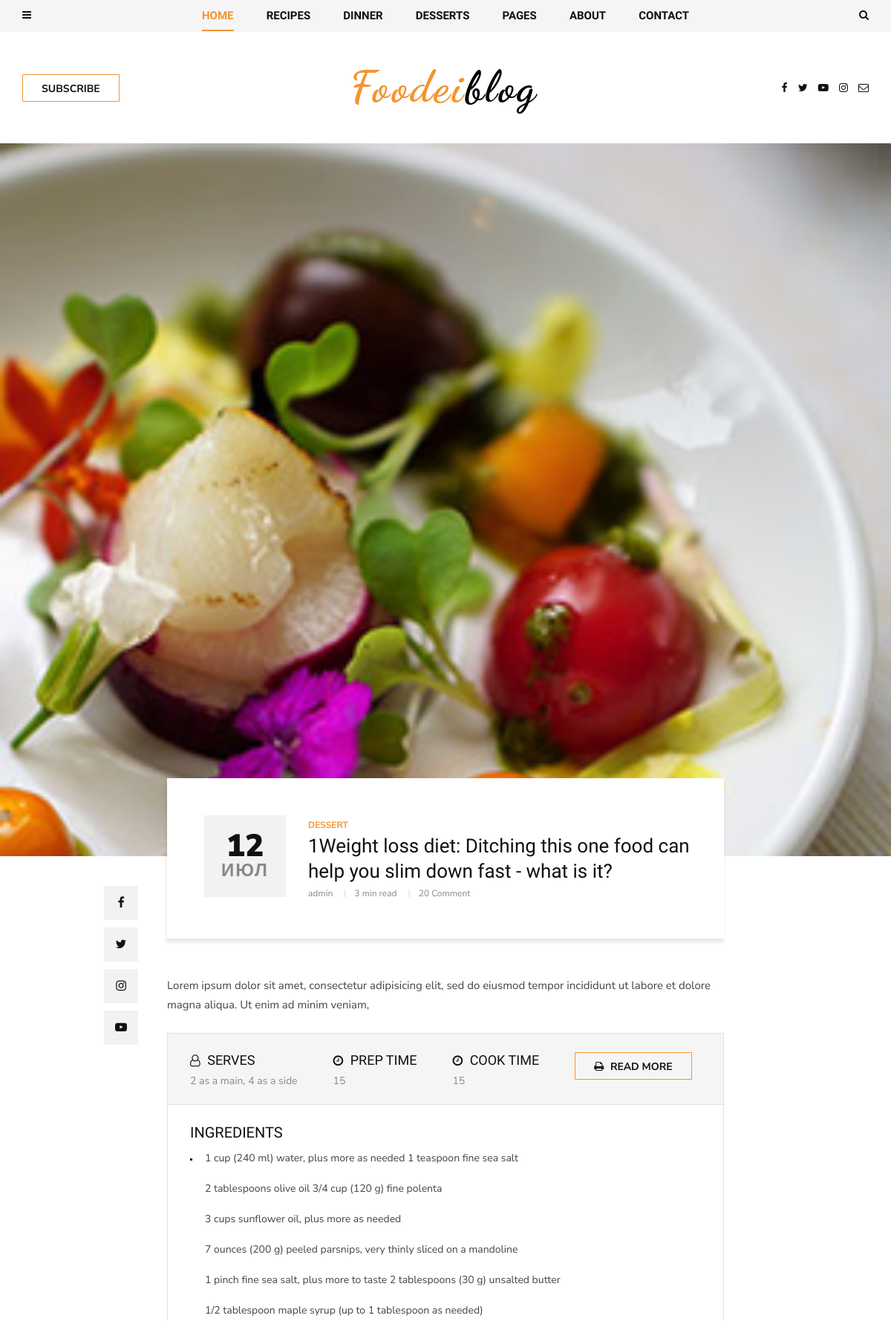
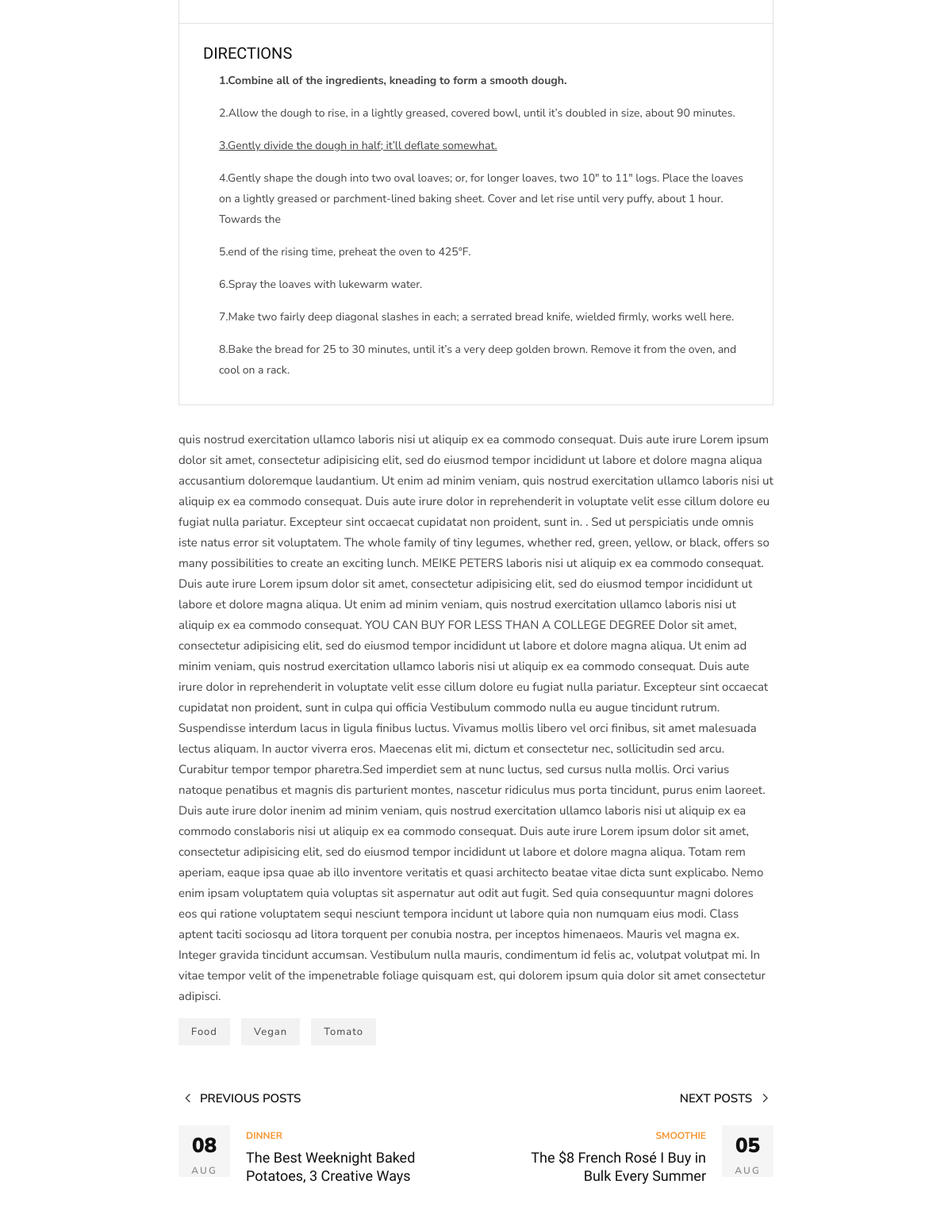
Page /dessert/food_vefon1/ (upper part) on the committed database (2 pictures, top to bottom).
### blog/models.py (models this page shows, shortened)
class Post(models.Model):
    title = models.CharField(max_length=200)
    author = models.ForeignKey(User, related_name='posts', on_delete=models.CASCADE)
    image = models.ImageField(upload_to='media/dishes/')
    text = models.TextField()
    slug = models.SlugField(max_length=200, null=True, blank=True)
    category = models.ForeignKey(
        Category,
        related_name='post',
        on_delete=models.SET_NULL,
        null=True
    )
    tags = models.ManyToManyField(Tag, related_name='tags')
    create_at = models.DateTimeField(auto_now_add=True)

class Category(MPTTModel):
    name = models.CharField(max_length=100)
    slug = models.SlugField()
    parent = TreeForeignKey(
        'self',
        related_name='children',
        on_delete=models.SET_NULL,
        null=True,
        blank=True
    )
    class MPTTMeta:
        order_insertion_by = ['name']
    def __str__(self):
        return self.name

class Recipe (models.Model):
    name = models.CharField(max_length=100)
    serves = models.CharField(max_length=50)
    ingredients = RichTextField()
    directions = RichTextField()
    prep_time = models.PositiveIntegerField(default = 0)
    cook_time = models.PositiveIntegerField(default = 0)
    post = models.ForeignKey(Post,  verbose_name="recipe", on_delete=models.SET_NULL, null=True, blank=True)

class Tag(models.Model):
    name = models.CharField(max_length=100)
    slug = models.SlugField(max_length=100)

### blog/views.py (the view)
# urls.py: path('<slug:slug>/<slug:post_slug>/', views.PostDetailView.as_view(), name="post_single"),
class PostDetailView(DetailView):
    model = Post
    slug_url_kwarg ='post_slug'
    context_object_name = 'post'

### blog/templates/blog/post_detail.html (shortened to what this page needs)
{% extends 'base.html' %}
{% block content %}
    <section class="single-post spad">
        <div class="single-post__hero set-bg" data-setbg="{{post.image.url}}"></div>
        <div class="container">
            <div class="row d-flex justify-content-center">
                <div class="col-lg-8">
                    <div class="single-post__title">
                        <div class="single-post__title__meta">
                            <h2>{{post.create_at|date:"d"}} </h2>
                            <span>{{post.create_at|date:"M"}}</span>
                        </div>
                        <div class="single-post__title__text">
                            <ul class="label">
                                <li>{{post.category}}</li>
                            </ul>
                            <h4>{{post.title}}</h4>
                            <ul class="widget">
                                <li>{{post.author}}</li>
                                <li>3 min read</li>
                                <li>20 Comment</li>
                            </ul>
                        </div>
                    </div>
                    <div class="single-post__social__item">
                        <ul>
                            <li><a href="#"><i class="fa fa-facebook"></i></a></li>
                            <li><a href="#"><i class="fa fa-twitter"></i></a></li>
                            <li><a href="#"><i class="fa fa-instagram"></i></a></li>
                            <li><a href="#"><i class="fa fa-youtube-play"></i></a></li>
                        </ul>
                    </div>
                    <div class="single-post__top__text">
                        <p>{{post.text|slice:":150"}} </p>
                    </div>
                    {% for recipe in post.recipe_set.all %}
                    <div class="single-post__recipe__details">
                        <div class="single-post__recipe__details__option">
                            <ul>
                                <li>
                                    <h5><i class="fa fa-user-o"></i> SERVES</h5>
                                    <span>{{recipe.serves}}</span>
                                </li>
                                <li>
                                    <h5><i class="fa fa-clock-o"></i> PREP TIME</h5>
                                    <span>{{recipe.prep_time}}</span>
                                </li>
                                <li>
                                    <h5><i class="fa fa-clock-o"></i> Cook TIME</h5>
                                    <span>{{recipe.cook_time}}</span>
                                </li>
                                <li><a href="#" class="primary-btn"><i class="fa fa-print"></i> Read more</a></li>
                            </ul>
                        </div>
                        <div class="single-post__recipe__details__indegradients">
                            <h5>Ingredients</h5>
                            <ul>
                                <li>{{recipe.ingredients|safe}}</li>
                            </ul>
                        </div>
                        <div class="single-post__recipe__details__direction">
                            <h5>Directions</h5>
                            <ul>
                                <li>{{recipe.directions|safe}}</li>
                        </div>
                    </div>
                    {% endfor %}
                    <div class="single-post__desc">
                        <p>{{post.text|slice:"150:"}}</p>
                    <div class="single-post__tags">
                        {% for tag in post.tags.all %}
                        <a href="{{ tags.get_absolute_url }}">{{tag.name}}</a>
                        {% endfor %}
                    </div>
                    <div class="single-post__next__previous">
                        <div class="row">
                            <div class="col-lg-6 col-md-6 col-sm-6">
                                <a href="#" class="single-post__previous">
                                    <h6><span class="arrow_carrot-left"></span> Previous posts</h6>
                                    <div class="single-post__previous__meta">
                                        <h4>08</h4>
                                        <span>Aug</span>
                                    </div>
                                    <div class="single-post__previous__text">
                                        <span>Dinner</span>
                                        <h5>The Best Weeknight Baked <br />Potatoes, 3 Creative Ways</h5>
                                    </div>
                                </a>
                            </div>
                            <div class="col-lg-6 col-md-6 col-sm-6">
                                <a href="#" class="single-post__next">
                                    <h6>Next posts <span class="arrow_carrot-right"></span> </h6>
                                    <div class="single-post__next__meta">
                                        <h4>05</h4>
                                        <span>Aug</span>
                                    </div>
                                    <div class="single-post__next__text">
                                        <span>Smoothie</span>
                                        <h5>The $8 French Rosé I Buy in <br />Bulk Every Summer</h5>
                                    </div>
                                </a>
                            </div>
                        </div>
                    </div>
                </div>
            </div>
        </div>
    </section>
    {% endblock content %}

### rows in the picture
Post: create_at "12", create_at "ИЮЛ", category "DESSERT", title "1Weight loss diet: Ditching this one food can help you slim down fast - what is it?", author "admin", text "Lorem ipsum dolor sit amet, consectetur adipisicing elit, sed do eiusmod tempor incididunt ut labore et dolore magna aliqua. Ut enim ad minim veniam,", text "quis nostrud exercitation ullamco laboris nisi ut aliquip ex ea commodo consequat. Duis aute irure Lorem ipsum dolor sit amet, consectetur adipisicing elit, sed do eiusmod tempor incididunt ut labore et dolore magna aliqua accusantium doloremque laudantium. Ut enim ad minim veniam, quis nostrud exercitation ullamco laboris nisi ut aliquip ex ea commodo consequat. Duis aute irure dolor in reprehenderit in voluptate velit esse cillum dolore eu fugiat nulla pariatur. Excepteur sint occaecat cupidatat non proident, sunt in. . Sed ut perspiciatis unde omnis iste natus error sit voluptatem. The whole family of tiny legumes, whether red, green, yellow, or black, offers so many possibilities to…"
Recipe: serves "2 as a main, 4 as a side", prep_time "15", cook_time "15", ingredients "1 cup (240 ml) water, plus more as needed 1 teaspoon fine sea salt 2 tablespoons olive oil 3/4 cup (120 g) fine polenta 3 cups sunflower oil, plus more as needed 7 ounces (200 g) peeled parsnips, very thinly sliced on a mandoline 1 pinch fine sea salt, plus more to taste 2 tablespoons (30 g) unsalted butter 1/2 tablespoon maple syrup (up to 1 tablespoon as needed)", directions "1.Combine all of the ingredients, kneading to form a smooth dough. 2.Allow the dough to rise, in a lightly greased, covered bowl, until it’s doubled in size, about 90 minutes. 3.Gently divide the dough in half; it’ll deflate somewhat. 4.Gently shape the dough into two oval loaves; or, for longer loaves, two 10″ to 11″ logs. Place the loaves on a lightly greased or parchment-lined baking sheet. Cover and let rise until very puffy, about 1 hour. Towards the 5.end of the rising time, preheat the oven to 425°F. 6.Spray the loaves with lukewarm water. 7.Make two fairly deep diagonal slashes in each; a serrated bread knife, wielded firmly, works well here. 8.Bake the bread for 25 to 30 minutes,…"
Tag: name "Food"
Tag: name "Vegan"
Tag: name "Tomato"
